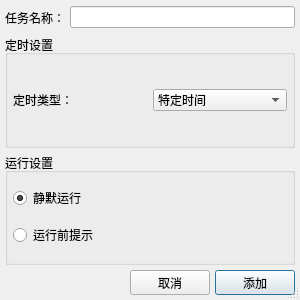
<?xml version="1.0" encoding="UTF-8"?>
<ui version="4.0">
 <class>ALAddTimerTaskDialog</class>
 <widget class="QDialog" name="ALAddTimerTaskDialog">
  <property name="geometry">
   <rect>
    <x>0</x>
    <y>0</y>
    <width>300</width>
    <height>300</height>
   </rect>
  </property>
  <property name="minimumSize">
   <size>
    <width>0</width>
    <height>300</height>
   </size>
  </property>
  <property name="maximumSize">
   <size>
    <width>500</width>
    <height>300</height>
   </size>
  </property>
  <property name="windowTitle">
   <string>添加定时任务 - AutoLibrary</string>
  </property>
  <property name="sizeGripEnabled">
   <bool>true</bool>
  </property>
  <property name="modal">
   <bool>true</bool>
  </property>
  <layout class="QVBoxLayout" name="ALAddTimerTaskLayout">
   <property name="spacing">
    <number>5</number>
   </property>
   <property name="leftMargin">
    <number>5</number>
   </property>
   <property name="topMargin">
    <number>5</number>
   </property>
   <property name="rightMargin">
    <number>5</number>
   </property>
   <property name="bottomMargin">
    <number>5</number>
   </property>
   <item>
    <layout class="QHBoxLayout" name="TaskNameLayout">
     <property name="spacing">
      <number>5</number>
     </property>
     <item>
      <widget class="QLabel" name="TaskNameLabel">
       <property name="minimumSize">
        <size>
         <width>60</width>
         <height>25</height>
        </size>
       </property>
       <property name="maximumSize">
        <size>
         <width>16777215</width>
         <height>25</height>
        </size>
       </property>
       <property name="text">
        <string>任务名称：</string>
       </property>
      </widget>
     </item>
     <item>
      <widget class="QLineEdit" name="TaskNameLineEdit"/>
     </item>
    </layout>
   </item>
   <item>
    <widget class="QGroupBox" name="TimerConfigGroupBox">
     <property name="title">
      <string>定时设置</string>
     </property>
     <layout class="QVBoxLayout" name="TimerConfigLayout">
      <property name="spacing">
       <number>5</number>
      </property>
      <property name="leftMargin">
       <number>5</number>
      </property>
      <property name="topMargin">
       <number>5</number>
      </property>
      <property name="rightMargin">
       <number>5</number>
      </property>
      <property name="bottomMargin">
       <number>5</number>
      </property>
      <item>
       <layout class="QHBoxLayout" name="TimerTypeSelectLayout">
        <property name="spacing">
         <number>5</number>
        </property>
        <item>
         <widget class="QLabel" name="TimerTypeLabel">
          <property name="text">
           <string>定时类型：</string>
          </property>
         </widget>
        </item>
        <item>
         <widget class="QComboBox" name="TimerTypeComboBox">
          <item>
           <property name="text">
            <string>特定时间</string>
           </property>
          </item>
          <item>
           <property name="text">
            <string>相对时间</string>
           </property>
          </item>
         </widget>
        </item>
       </layout>
      </item>
     </layout>
    </widget>
   </item>
   <item>
    <widget class="QGroupBox" name="TaskConfigGroupBox">
     <property name="title">
      <string>运行设置</string>
     </property>
     <layout class="QGridLayout" name="TaskConfigLayout">
      <property name="leftMargin">
       <number>5</number>
      </property>
      <property name="topMargin">
       <number>5</number>
      </property>
      <property name="rightMargin">
       <number>5</number>
      </property>
      <property name="bottomMargin">
       <number>5</number>
      </property>
      <property name="spacing">
       <number>5</number>
      </property>
      <item row="0" column="0">
       <widget class="QRadioButton" name="SilentlyRunRadioButton">
        <property name="text">
         <string>静默运行</string>
        </property>
        <property name="checkable">
         <bool>true</bool>
        </property>
        <property name="checked">
         <bool>true</bool>
        </property>
        <property name="autoRepeat">
         <bool>false</bool>
        </property>
        <property name="autoExclusive">
         <bool>true</bool>
        </property>
       </widget>
      </item>
      <item row="1" column="0">
       <widget class="QRadioButton" name="ShowBeforeRunRadioButton">
        <property name="text">
         <string>运行前提示</string>
        </property>
       </widget>
      </item>
     </layout>
    </widget>
   </item>
   <item>
    <layout class="QHBoxLayout" name="ControLayout">
     <property name="spacing">
      <number>5</number>
     </property>
     <item>
      <widget class="QFrame" name="ControlSpaceFrame">
       <property name="frameShape">
        <enum>QFrame::Shape::NoFrame</enum>
       </property>
       <property name="frameShadow">
        <enum>QFrame::Shadow::Plain</enum>
       </property>
       <property name="lineWidth">
        <number>0</number>
       </property>
      </widget>
     </item>
     <item>
      <widget class="QPushButton" name="CancelButton">
       <property name="minimumSize">
        <size>
         <width>80</width>
         <height>25</height>
        </size>
       </property>
       <property name="maximumSize">
        <size>
         <width>80</width>
         <height>25</height>
        </size>
       </property>
       <property name="text">
        <string>取消</string>
       </property>
      </widget>
     </item>
     <item>
      <widget class="QPushButton" name="ConfirmButton">
       <property name="minimumSize">
        <size>
         <width>80</width>
         <height>25</height>
        </size>
       </property>
       <property name="maximumSize">
        <size>
         <width>80</width>
         <height>25</height>
        </size>
       </property>
       <property name="text">
        <string>添加</string>
       </property>
       <property name="autoDefault">
        <bool>true</bool>
       </property>
       <property name="default">
        <bool>true</bool>
       </property>
      </widget>
     </item>
    </layout>
   </item>
  </layout>
 </widget>
 <resources/>
 <connections/>
</ui>
